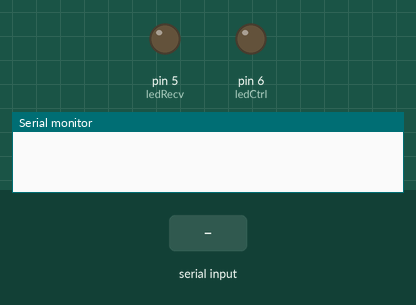
A sketch run on a simulated Arduino Uno, built with avr-gcc and run on an emulated ATmega328P. On the bench: output pins drawn as LEDs (lit = HIGH), the last lines printed to the serial monitor. Dashed ring = blinking. Inputs (shaded band) come from the test bench.

Above: at 1.5 s.
1.6 s: byte 1 (1) received over Serial
At 4.2 s:
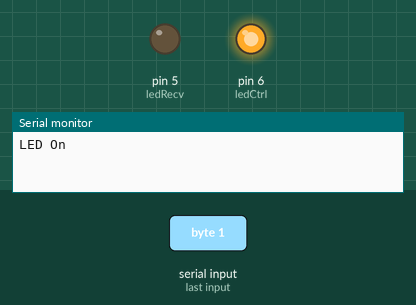
4.5 s: byte 0 (0) received over Serial
At 5.9 s:
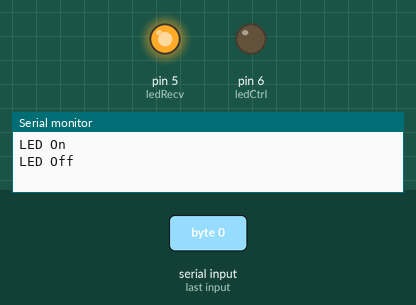
7.0 s: byte 2 (2) received over Serial
At 8.4 s:
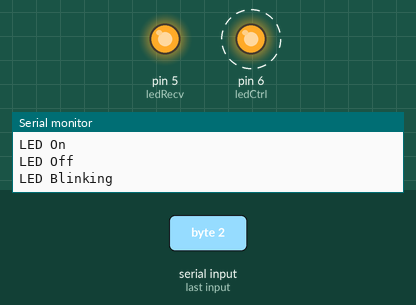
Timing chart, 0 to 14.5 s (numbered marks = the images above; inputs shaded):
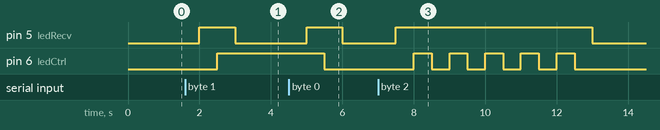

Measured:
- after the input at 1.6 s, pin 5 (ledRecv): LOW → HIGH after 0.40 s, → LOW 1.0 s later; pin 6 (ledCtrl): LOW → HIGH after 0.90 s
- after the input at 4.5 s, pin 5 (ledRecv): LOW → HIGH after 0.50 s, → LOW 1.0 s later; pin 6 (ledCtrl): HIGH → LOW after 1.0 s
- after the input at 7.0 s, pin 5 (ledRecv): LOW → HIGH after 0.50 s, → LOW 5.5 s later; pin 6 (ledCtrl): alternates HIGH for 0.50 s and LOW for 0.50 s, 10 changes in all, then stays LOW, starting after 1.0 s

The sketch:

Java2Arduino.ino
```cpp
int interval = 500;
int ledCtrl = 6;
int ledRecv = 5;
int req;

void setup() {
  pinMode(ledCtrl,OUTPUT);
  pinMode(ledRecv,OUTPUT);
  Serial.begin(9600);
}

void loop() {
  digitalWrite(ledRecv,LOW);
  delay(interval);

  if(Serial.available()>0){

    digitalWrite(ledRecv,HIGH);
    delay(interval);

    req=Serial.read();
    Serial.flush();
    switch(req){
      case 0:
        Serial.println("LED Off");
        digitalWrite(ledCtrl,LOW);
        delay(interval);
        break;
      case  1:
        Serial.println("LED On");
        digitalWrite(ledCtrl,HIGH);
        delay(interval);
        break;
      case 2:
        Serial.println("LED Blinking");
        for(int i=0; i<5; i++){
          digitalWrite(ledCtrl,HIGH);
          delay(interval);
          digitalWrite(ledCtrl,LOW);
          delay(interval);
        }
        Serial.println("LED Off");
       break;
     }
  }
}
```
